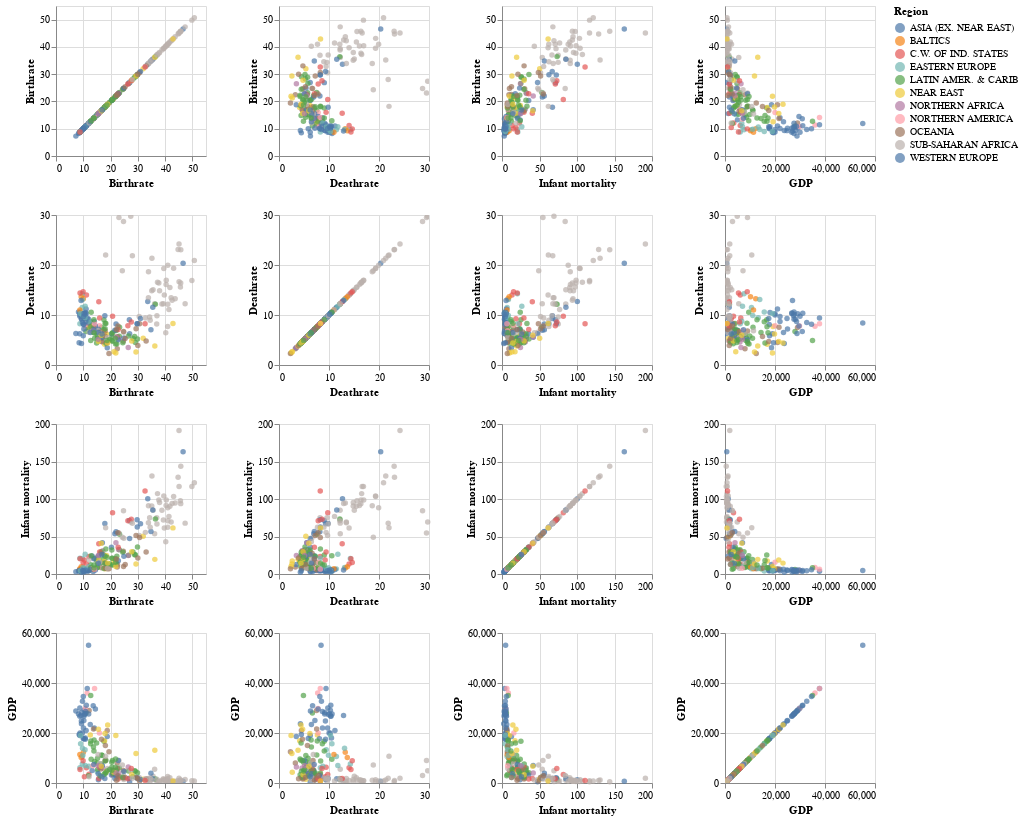

Notebook cell for this chart:
### Code cell
alt.Chart(wd).mark_circle().encode(
    alt.X(alt.repeat("column"), type='quantitative'),
    alt.Y(alt.repeat("row"), type='quantitative'),
    color='Region:N'
).properties(
    width=150,
    height=150
).repeat(
    row=['Birthrate', 'Deathrate', 'Infant mortality', 'GDP'],
    column=['Birthrate', 'Deathrate', 'Infant mortality', 'GDP']
).interactive()

### Figure 1 — Vega-Lite specification as saved in the notebook (floating-point values rounded to 4 significant figures; data arrays with more than 128 entries replaced by an {"elided": "..."} marker saying what was removed)
{"config": {"view": {"continuousWidth": 300, "continuousHeight": 300}}, "repeat": {"column": ["Birthrate", "Deathrate", "Infant mortality", "GDP"], "row": ["Birthrate", "Deathrate", "Infant mortality", "GDP"]}, "spec": {"data": {"name": "data-67d88bb345ab19317c36e48ccc7dcc42"}, "mark": {"type": "circle"}, "encoding": {"color": {"field": "Region", "type": "nominal"}, "x": {"field": {"repeat": "column"}, "type": "quantitative"}, "y": {"field": {"repeat": "row"}, "type": "quantitative"}}, "height": 150, "name": "view_2", "width": 150}, "params": [{"name": "param_4", "select": {"type": "interval", "encodings": ["x", "y"]}, "bind": "scales", "views": ["view_2_child__row_Birthratecolumn_Birthrate", "view_2_child__row_Birthratecolumn_Deathrate", "view_2_child__row_Birthratecolumn_Infant mortality", "view_2_child__row_Birthratecolumn_GDP", "view_2_child__row_Deathratecolumn_Birthrate", "view_2_child__row_Deathratecolumn_Deathrate", "view_2_child__row_Deathratecolumn_Infant mortality", "view_2_child__row_Deathratecolumn_GDP", "view_2_child__row_Infant mortalitycolumn_Birthrate", "view_2_child__row_Infant mortalitycolumn_Deathrate", "view_2_child__row_Infant mortalitycolumn_Infant mortality", "view_2_child__row_Infant mortalitycolumn_GDP", "view_2_child__row_GDPcolumn_Birthrate", "view_2_child__row_GDPcolumn_Deathrate", "view_2_child__row_GDPcolumn_Infant mortality", "view_2_child__row_GDPcolumn_GDP"]}], "$schema": "https://vega.github.io/schema/vega-lite/v5.20.1.json", "datasets": {"data-67d88bb345ab19317c36e48ccc7dcc42": {"elided": "224 records"}}}
